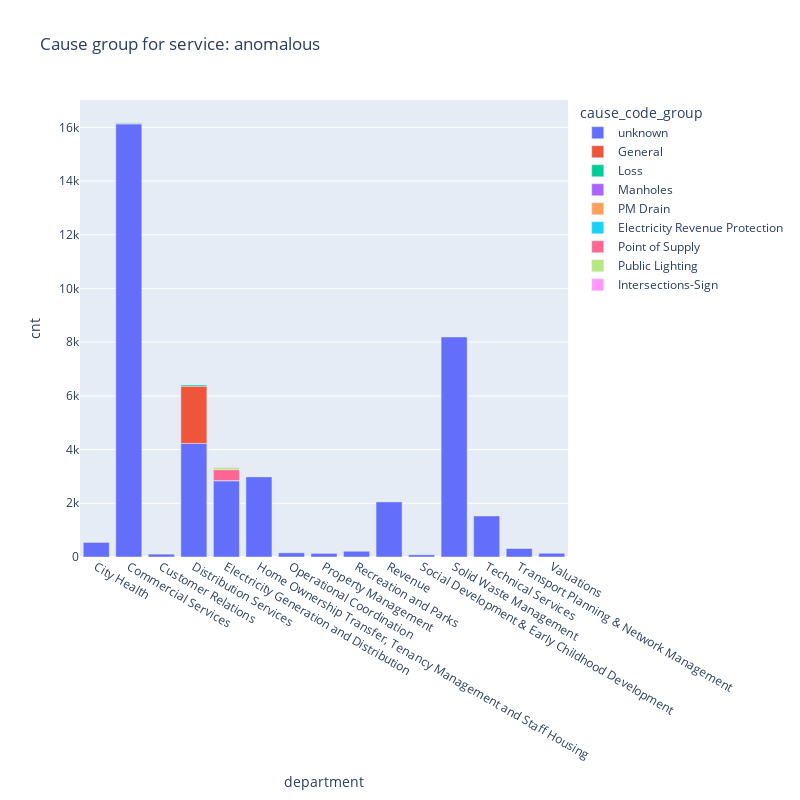

Notebook source saved alongside this figure:
### Markdown cell above
# Interpretations
It would appear that the majority of anomalous service requests have unknown (not assigned) causes.
It's hard to make recommendations if the reasons for the request is unclear.

cause_code_group could give insights as to what the service type was.

### Code cell
# investigate cause_group
query = '''
select department,
       cause_code_group,
       count(distinct notification_number) cnt
from anom_line
group by department, cause_code_group
'''
cause_group = sqldf.run(query)

cause_group['cause_code_group'] = cause_group['cause_code_group'].fillna('unknown')

fig = px.bar(cause_group, x="department", y="cnt", color="cause_code_group", title="Cause group for service: anomalous",
                 width=800, height=800)
fig.show()

### Figure 1 — Plotly figure (JSON) as saved in the notebook; plotly's stock layout.template omitted (floating-point values rounded to 4 significant figures)
{"data": [{"alignmentgroup": "True", "hovertemplate": "cause_code_group=unknown<br>department=%{x}<br>cnt=%{y}<extra></extra>", "legendgroup": "unknown", "marker": {"color": "#636efa", "pattern": {"shape": ""}}, "name": "unknown", "offsetgroup": "unknown", "orientation": "v", "showlegend": true, "textposition": "auto", "type": "bar", "x": ["City Health", "Commercial Services", "Customer Relations", "Distribution Services", "Electricity Generation and Distribution", "Home Ownership Transfer, Tenancy Management and Staff Housing", "Operational Coordination", "Property Management", "Recreation and Parks", "Revenue", "Social Development & Early Childhood Development", "Solid Waste Management", "Technical Services", "Transport Planning & Network Management", "Valuations"], "xaxis": "x", "y": [555, 16127, 107, 4229, 2840, 2994, 156, 135, 214, 2052, 82, 8195, 1528, 328, 138], "yaxis": "y"}, {"alignmentgroup": "True", "hovertemplate": "cause_code_group=General<br>department=%{x}<br>cnt=%{y}<extra></extra>", "legendgroup": "General", "marker": {"color": "#EF553B", "pattern": {"shape": ""}}, "name": "General", "offsetgroup": "General", "orientation": "v", "showlegend": true, "textposition": "auto", "type": "bar", "x": ["City Health", "Commercial Services", "Distribution Services", "Home Ownership Transfer, Tenancy Management and Staff Housing"], "xaxis": "x", "y": [1, 24, 2132, 1], "yaxis": "y"}, {"alignmentgroup": "True", "hovertemplate": "cause_code_group=Loss<br>department=%{x}<br>cnt=%{y}<extra></extra>", "legendgroup": "Loss", "marker": {"color": "#00cc96", "pattern": {"shape": ""}}, "name": "Loss", "offsetgroup": "Loss", "orientation": "v", "showlegend": true, "textposition": "auto", "type": "bar", "x": ["Commercial Services", "Distribution Services", "Home Ownership Transfer, Tenancy Management and Staff Housing"], "xaxis": "x", "y": [15, 58, 1], "yaxis": "y"}, {"alignmentgroup": "True", "hovertemplate": "cause_code_group=Manholes<br>department=%{x}<br>cnt=%{y}<extra></extra>", "legendgroup": "Manholes", "marker": {"color": "#ab63fa", "pattern": {"shape": ""}}, "name": "Manholes", "offsetgroup": "Manholes", "orientation": "v", "showlegend": true, "textposition": "auto", "type": "bar", "x": ["Distribution Services"], "xaxis": "x", "y": [1], "yaxis": "y"}, {"alignmentgroup": "True", "hovertemplate": "cause_code_group=PM Drain<br>department=%{x}<br>cnt=%{y}<extra></extra>", "legendgroup": "PM Drain", "marker": {"color": "#FFA15A", "pattern": {"shape": ""}}, "name": "PM Drain", "offsetgroup": "PM Drain", "orientation": "v", "showlegend": true, "textposition": "auto", "type": "bar", "x": ["Distribution Services"], "xaxis": "x", "y": [1], "yaxis": "y"}, {"alignmentgroup": "True", "hovertemplate": "cause_code_group=Electricity Revenue Protection<br>department=%{x}<br>cnt=%{y}<extra></extra>", "legendgroup": "Electricity Revenue Protection", "marker": {"color": "#19d3f3", "pattern": {"shape": ""}}, "name": "Electricity Revenue Protection", "offsetgroup": "Electricity Revenue Protection", "orientation": "v", "showlegend": true, "textposition": "auto", "type": "bar", "x": ["Electricity Generation and Distribution"], "xaxis": "x", "y": [6], "yaxis": "y"}, {"alignmentgroup": "True", "hovertemplate": "cause_code_group=Point of Supply<br>department=%{x}<br>cnt=%{y}<extra></extra>", "legendgroup": "Point of Supply", "marker": {"color": "#FF6692", "pattern": {"shape": ""}}, "name": "Point of Supply", "offsetgroup": "Point of Supply", "orientation": "v", "showlegend": true, "textposition": "auto", "type": "bar", "x": ["Electricity Generation and Distribution", "Home Ownership Transfer, Tenancy Management and Staff Housing"], "xaxis": "x", "y": [406, 2], "yaxis": "y"}, {"alignmentgroup": "True", "hovertemplate": "cause_code_group=Public Lighting<br>department=%{x}<br>cnt=%{y}<extra></extra>", "legendgroup": "Public Lighting", "marker": {"color": "#B6E880", "pattern": {"shape": ""}}, "name": "Public Lighting", "offsetgroup": "Public Lighting", "orientation": "v", "showlegend": true, "textposition": "auto", "type": "bar", "x": ["Electricity Generation and Distribution"], "xaxis": "x", "y": [81], "yaxis": "y"}, {"alignmentgroup": "True", "hovertemplate": "cause_code_group=Intersections-Sign<br>department=%{x}<br>cnt=%{y}<extra></extra>", "legendgroup": "Intersections-Sign", "marker": {"color": "#FF97FF", "pattern": {"shape": ""}}, "name": "Intersections-Sign", "offsetgroup": "Intersections-Sign", "orientation": "v", "showlegend": true, "textposition": "auto", "type": "bar", "x": ["Transport Planning & Network Management"], "xaxis": "x", "y": [1], "yaxis": "y"}], "layout": {"barmode": "relative", "height": 800, "legend": {"title": {"text": "cause_code_group"}, "tracegroupgap": 0}, "title": {"text": "Cause group for service: anomalous"}, "width": 800, "xaxis": {"anchor": "y", "domain": [0, 1], "title": {"text": "department"}}, "yaxis": {"anchor": "x", "domain": [0, 1], "title": {"text": "cnt"}}}}
